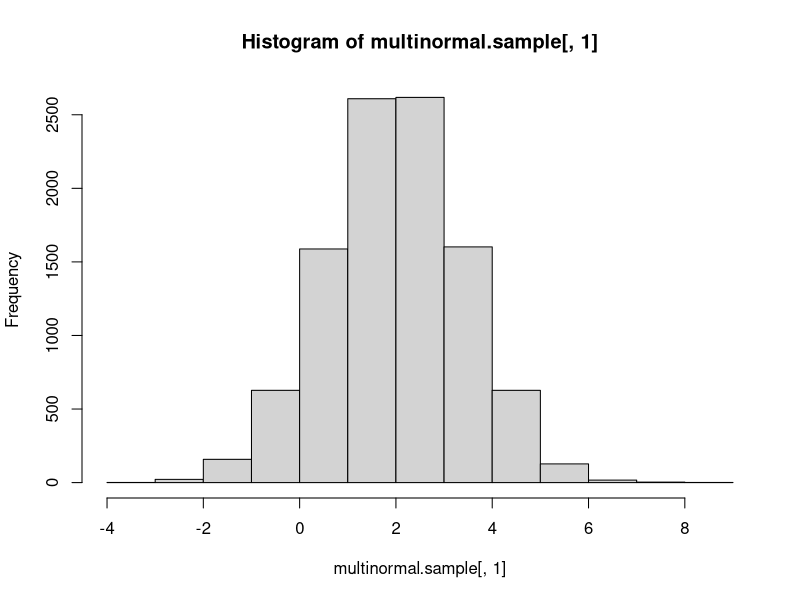
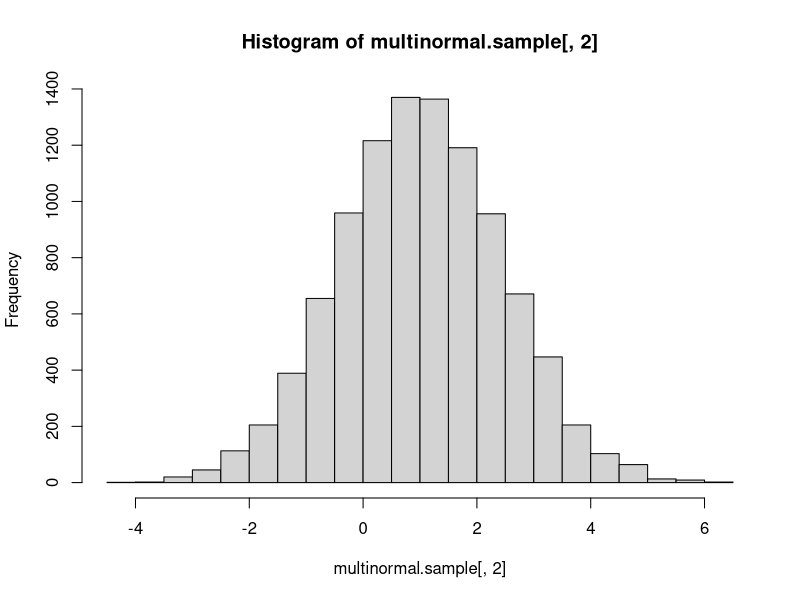
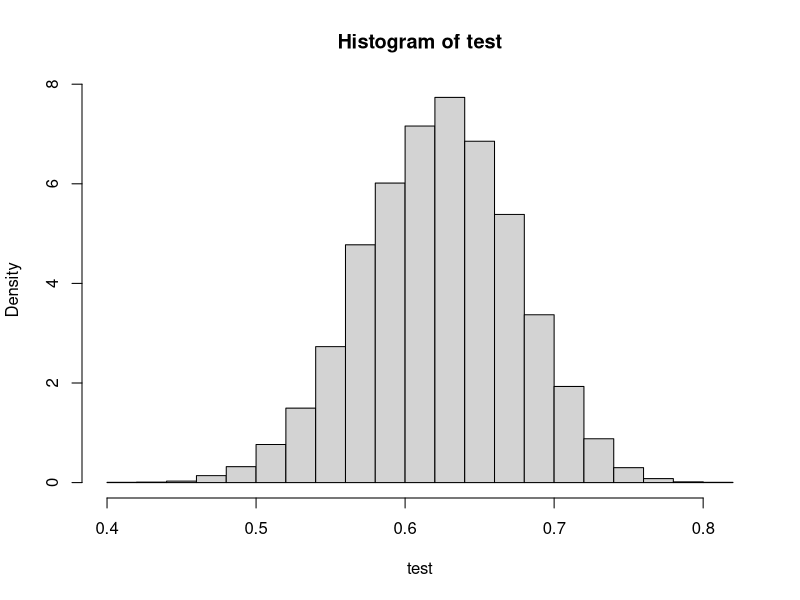
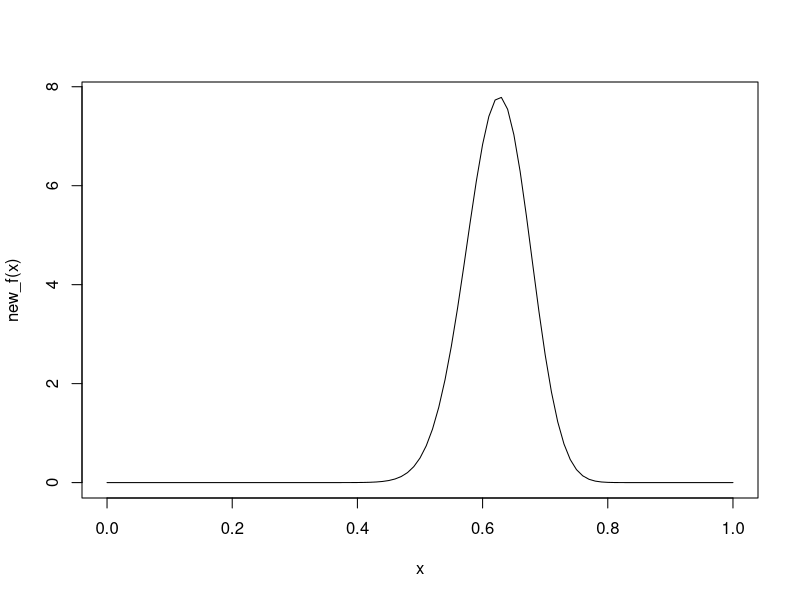

The R script that drew these images, in order:
library(Matrix)

random.exp <- function(n,lam){
  return( - 1 / lam * log(runif(n)))
}

random.g <- function(n,alpha){
  c <- alpha*exp(1)/(alpha+exp(1))
  u <- runif(n)
  x <- rep(0,n)
  for (i in 1:n){
    if (u[i]<c/alpha){
      x[i] <- (alpha*u[i]/c)^(1/alpha)
    }
    else{
      x[i] <- (-log(1/alpha + exp(-1) - u[i]/c))
    }
  }
  return(x)
}

random.norm <- function(n){
  x1 <- runif(n)*2*pi
  x2 <- random.exp(n,.5)
  return(sqrt(x2)*cos(x1))
}

random.multinorm <- function(n,mu,Sigma){
  x <- random.norm(n)
  A <- chol(Sigma)
  return(mu + t(A)%*%x)
}

random.dirichlet <- function(alpha){
  K <- length(alpha)
  z <- rgamma(K,alpha,1) #n,shape,rate
  v <- sum(z)
  return (z/v)
}

# testing g:
a <- .6
c <- a*exp(1)/(a+exp(1))
test <- random.g(10000, a)
e.mean <- mean(test)
e.var <- var(test)
a.mean <- c/(a+1)+2*c*exp(-1)
a.var <- c*(1/(a+2)+ 5*exp(-1)) - a.mean^2

#testing standard normal:
normal.sample <- random.norm(10000)
mean(normal.sample)
var(normal.sample)

#Testing multinormal
d = 2
N = 10000
sigma <- cbind(c(2,1), c(1,2))
mu <- c(2,1)
multinormal.sample <- matrix(NA,N,d)
for (i in 1:N){
  multinormal.sample[i,] <- random.multinorm(d, mu, sigma)
}
colMeans(multinormal.sample)
var(multinormal.sample)
sigma
hist(multinormal.sample[,1])
hist(multinormal.sample[,2])

K <- 10
N_dir <- 1000
alpha <- rep(0.5,K)
dirichlet.sample <- matrix(NA,N_dir,K)
for (i in 1:N_dir){
  dirichlet.sample[i,] <- random.dirichlet(alpha)
  
}
mean(dirichlet.sample)
var(dirichlet.sample)
alphasum <- sum(alpha)
alpha1 <- alpha/alphasum
alpha1*(1-alpha)/(1+alphasum)

f <- function(theta){
  return ((2+theta)^125*(1-theta)^(18+20)*theta^34)
}
  
logf <- function(theta){
  return (log((2+theta)^125*(1-theta)^(18+20)*theta^34))
}

cf <- function(theta){
  return ((2+theta)^125*(1-theta)^(18+20)*theta^34) / f(15/394+sqrt(53809)/394)
}

theta_new_f <- function(theta){
  return (theta*new_f(theta))
}

new_f <- function(theta){
  return (((2+theta)^125*(1-theta)^(18+20)*theta^34)/as.numeric(integrate(f,0,1)[1]))
}


random.multinomial <- function(n){
  x.out <- rep(NA,n)
  rejections <- 0
  for (i in 1:n){
    finished <- FALSE
    c <- f(15/394+sqrt(53809)/394)
    while(!finished){
      u <- runif(1)
      x <- runif(1)
      alpha <- f(x) / c
      if (u <= alpha){
        finished <- TRUE
      }
      else{
        rejections = rejections + 1
      }
    }
    x.out[i] <- x
  }
  cat(rejections,"rejections out of",(n+rejections),"trials.(",(rejections)/(n+rejections)*100, "% )")
  return (x.out)
}

importance_sampling <- function(n){
  x <- random.multinomial(n)
  mu <- sum(x*(1-x)^4/f(x))/sum((1-x)^4/f(x))
  return(mu)
}

c <- f(15/394+sqrt(53809)/394)

test <- random.multinomial(10000)
mean(test)
var(test)
hist(test, prob=TRUE)
xlin <- seq(0,1,.01)
lines(new_f(xlin))
curve(new_f,0,1)


newc <- integrate(f, 0, 1)
integrate(theta_new_f,0,1)


test2 <- importance_sampling(10000)
test2
